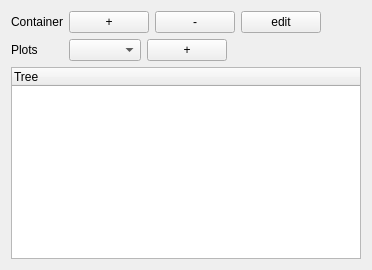
                 <widget class="QWidget" name="dd_layout">
                  <attribute name="title">
                   <string>Drag and Drop Layout</string>
                  </attribute>
                  <layout class="QHBoxLayout" name="horizontalLayout_45">
                   <item>
                    <layout class="QVBoxLayout" name="verticalLayout_59">
                     <item>
                      <layout class="QFormLayout" name="formLayout_3">
                       <item row="0" column="0">
                        <widget class="QLabel" name="label_81">
                         <property name="text">
                          <string>Container</string>
                         </property>
                        </widget>
                       </item>
                       <item row="0" column="1">
                        <layout class="QHBoxLayout" name="horizontalLayout_48">
                         <item>
                          <widget class="QPushButton" name="button_add_dd_dataviz">
                           <property name="text">
                            <string notr="true">+</string>
                           </property>
                          </widget>
                         </item>
                         <item>
                          <widget class="QPushButton" name="button_remove_dd_dataviz">
                           <property name="text">
                            <string notr="true">-</string>
                           </property>
                          </widget>
                         </item>
                         <item>
                          <widget class="QPushButton" name="button_edit_dd_dataviz">
                           <property name="text">
                            <string notr="true">edit</string>
                           </property>
                          </widget>
                         </item>
                         <item>
                          <spacer name="horizontalSpacer_16">
                           <property name="orientation">
                            <enum>Qt::Horizontal</enum>
                           </property>
                           <property name="sizeHint" stdset="0">
                            <size>
                             <width>40</width>
                             <height>20</height>
                            </size>
                           </property>
                          </spacer>
                         </item>
                        </layout>
                       </item>
                       <item row="1" column="0">
                        <widget class="QLabel" name="label_80">
                         <property name="text">
                          <string>Plots</string>
                         </property>
                        </widget>
                       </item>
                       <item row="1" column="1">
                        <layout class="QHBoxLayout" name="horizontalLayout_46">
                         <item>
                          <widget class="QComboBox" name="combo_plots"/>
                         </item>
                         <item>
                          <widget class="QPushButton" name="button_add_plot">
                           <property name="sizePolicy">
                            <sizepolicy hsizetype="Maximum" vsizetype="Fixed">
                             <horstretch>0</horstretch>
                             <verstretch>0</verstretch>
                            </sizepolicy>
                           </property>
                           <property name="text">
                            <string notr="true">+</string>
                           </property>
                          </widget>
                         </item>
                         <item>
                          <spacer name="horizontalSpacer_11">
                           <property name="orientation">
                            <enum>Qt::Horizontal</enum>
                           </property>
                           <property name="sizeHint" stdset="0">
                            <size>
                             <width>40</width>
                             <height>20</height>
                            </size>
                           </property>
                          </spacer>
                         </item>
                        </layout>
                       </item>
                      </layout>
                     </item>
                     <item>
                      <layout class="QHBoxLayout" name="horizontalLayout_47"/>
                     </item>
                     <item>
                      <widget class="QTreeWidget" name="tree_dd_plots">
                       <column>
                        <property name="text">
                         <string>Tree</string>
                        </property>
                       </column>
                      </widget>
                     </item>
                    </layout>
                   </item>
                  </layout>
                 </widget>
